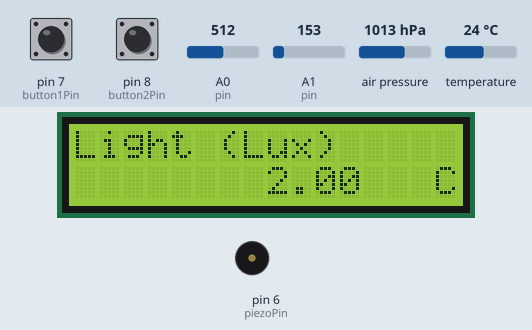
This sketch was run on a simulated Arduino Uno, built with avr-gcc and run on an emulated ATmega328P. Shown: 16×2 character LCD, buzzer (waves = sounding). Inputs (shaded band) come from the test bench; at power-on: pin 7 (button1Pin) HIGH, pin 8 (button2Pin) LOW, A0 (pin) = 512, A1 (pin) = 153, air pressure 1013 hPa, temperature 24 °C. What the sketch prints to the serial monitor is not drawn.

Above: at 3.8 s.
3.9 s: pin 7 (button1Pin) pulled LOW for 1 s
At 4.25 s:
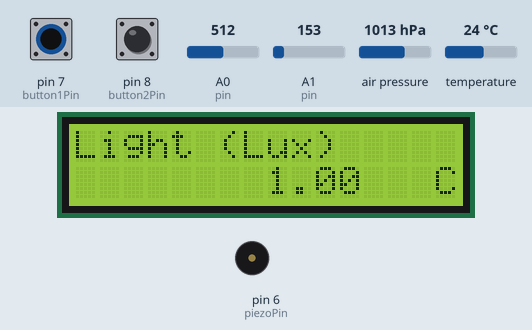
6.8 s: pin 7 (button1Pin) pulled LOW for 3.2 s
At 7.31 s:
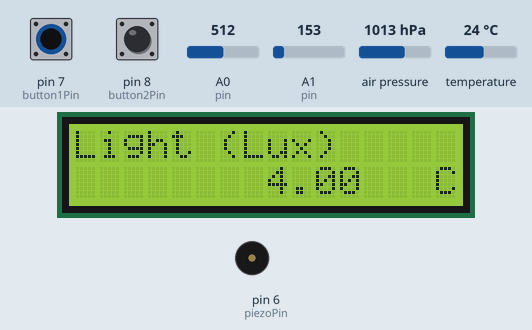
11.5 s: pin 8 (button2Pin) pulled HIGH for 3.2 s
16.2 s: pin 8 (button2Pin) driven HIGH
At 17.3 s:
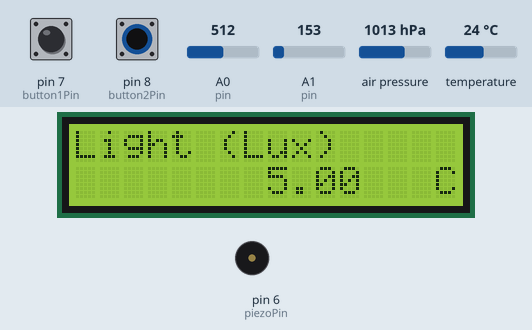
19.2 s: pin 8 (button2Pin) driven LOW
At 19.46 s:
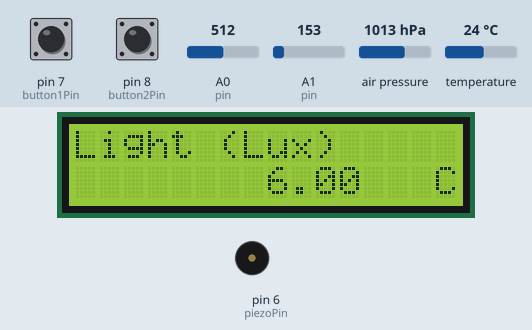
20.7 s: pin 8 (button2Pin) driven HIGH
At 25.7 s:
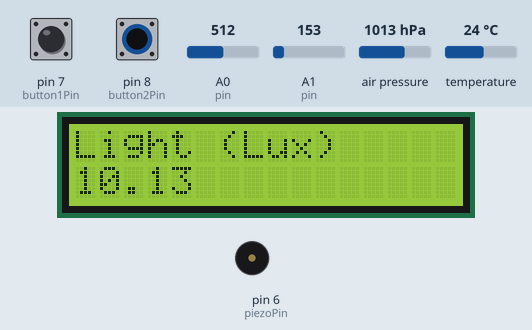
Timing chart, 0 to 27.2 s (numbered marks = the images above; inputs shaded):
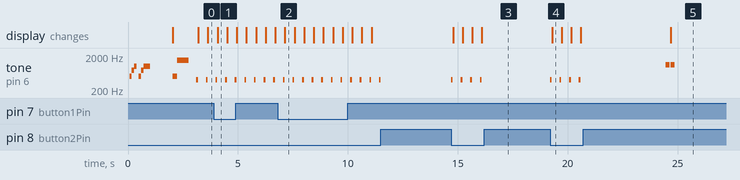

Measured:
- after the input at 16.2 s, tone on pin 6 (piezoPin): stops changing and stays silent
- after the input at 19.2 s, tone on pin 6 (piezoPin): alternates 400 Hz for 0.08 s and silent for 0.36 s, starting at once; the display: changes after 0.09 s (image 4)
- after the input at 20.7 s, tone on pin 6 (piezoPin): alternates 1100 Hz for 0.20 s and silent for 0.03 s, 4 changes in all, then stays silent, starting after 3.7 s; the display: changes after 4.0 s (image 5)
- by itself, tone on pin 6 (piezoPin): repeats every 0.44 s: 400 Hz 0.08 s, silent 0.36 s
- what the display in image 1 shows lasts 0.4 s, from 4.1 s to 4.5 s

The sketch:

travelsensor.ino
```cpp
/** travelsensor.ino
  *
  * Learning to use the Arduino platform; displaying various sensor outputs
  * on a liquid crystal display (temperature, light level and pressure).
  *
  * Components:
  * - SparkFun RedBoard
  * - Arduino and Breadboard Holder
  * - White Solderless Breadboard
  * - some wires
  * - 16x2 White on Black LCD (with headers)
  * - TMP36 Temperature Sensor
  * - GL5528 Photo-Cell
  * - SFE BMP180 Pressure Breakout Board
  * - 2 buttons
  * - Piezo Speaker - PC Mount 12mm 2.048kHz
  */

#include <LiquidCrystal.h>
#include <SFE_BMP180.h>
#include <Wire.h>

// constants
#define 	M_E   2.7182818284590452354

#define MODE_CONFIG 0
#define MODE_DISPLAY 1

#define TIMER_DISPLAY 0
#define TIMER_CONFIG 1
#define TIMER_REDRAW 2

#define SYMBOL_DEGREE 0

#define BASEL_SEA_LEVEL_PRESSURE 1013.0 // from http://www.meteoschweiz.admin.ch/web/en/weather/current_weather.par0016.sub0036.html?region=5&station=BAS

// custom degree sign for display on LCD
byte degree[8] = {
B01110,
B10001,
B10001,
B01110,
B00000,
B00000,
B00000,
};

// hardware set-up
LiquidCrystal lcd(12,11,5,4,3,2);
const int button1Pin = 7;
const int button2Pin = 8;
const int piezoPin = 6;

// configuration
const boolean debug = true;

const int timer_count = 3;
const int displayInterval = 2500;
const int configInterval = 3500;
const int redrawInterval = 500;

const int buttonDelay = 350;

// pressure I2C driver object
SFE_BMP180 pressure;

const int sensorCount = 4;
const String label [sensorCount] = {"Light", "Temperature", "Pressure", "Altitude"};
const String unit  [sensorCount] = {"Lux"  , "C"          , "mb"    , "m"         };
const int    symbol[sensorCount] = {-1     , SYMBOL_DEGREE, -1      , -1          }; // if set to -1, don't print anything
const int    pin   [sensorCount] = {A1     , A0           , -1      , -1          };
const float  step  [sensorCount] = {1.0    , 0.1          , 10.0    , 10.0        };

// state variables
int cur_sens;
int mode;
float delta[sensorCount];

/** *** ******* *** */
/** *** SENSORS *** */
/** *** ******* *** */

// array of function pointers for reading and converting sensor data, assigned in setup()
double (*conv[sensorCount]) (double);
double (*read[sensorCount]) (int);

/**
  * Conversion of the Lux reading from the photo-cell (GL55228) is done
  * according to the marvellous research done here:
  * http://pi.gate.ac.uk/posts/2014/02/25/airpisensors/
  */
double conv_lux(double reading) {

  // calculate the current resistance of the photo-cell
  double pullUp = 10000; // 10 kOhm pull-down resistor
  double vin = 5000;     // mV
  double vout = map(reading,0,1023,0,5000);  // in mV
  double cellRes = pullUp * ((vin/vout)-1);

  // convert to Lux
  double alpha = ( log(cellRes/1000) - 4.125 ) / -0.6704;
  double lux = pow(M_E, alpha); // e^alpha

  return lux;
}

/**
  * Conversion of the temperature read-out is done according
  * to the SparkFun Inventor's Kit 3.1 guide-book.
  */
double conv_temp(double reading) {
  double voltage = map(reading,0,1023,0,5000) / 1000.0;
  return (voltage - 0.5) * 100.0;
}

/**
  * Return the given pressure as is.
  */
double conv_pressure(double reading) {
  return reading;
}

/**
  * Convert pressure to altitude using the a constant base-line.
  */
double conv_altitude(double reading) {
  return pressure.altitude(reading,BASEL_SEA_LEVEL_PRESSURE);
}

/**
  * Do an analog of the given sensor number.
  * Uses pins[] array to read out the proper pin.
  */
double read_analog(int sensor) {
  double reading = analogRead(pin[sensor]);
  return reading;
}

/**
  * Read-out pressure data. Taken from example code in SparkFun's BMP180 library.
  */
double read_pressure(int sensor) {
  char status = pressure.startTemperature();
  double T,P;
  if (status != 0)
  {
    delay(status); // wait for the measurement to complete
    status = pressure.getTemperature(T);
    if (status != 0)
    {
      status = pressure.startPressure(3);
      if (status != 0)
      {
        delay(status);
        status = pressure.getPressure(P,T);
        if (status != 0)
        {
          return P;
        }
      }
    }
  }
  return 1.0;
}


/** *** ** *** */
/** *** UI *** */
/** *** ** *** */

/**
  * Display splash screen.
  */
void splashScreen() {
  if(debug) {
    Serial.println("*** travelsensor booting up...");
  }
  lcd.setCursor(0,0);
  lcd.print("travelsensor");
  lcd.setCursor(0,1);
  lcd.print(" - sep 14");
  tone(piezoPin, 500, 100);
  delay(110);
  tone(piezoPin, 750, 100);
  delay(110);
  tone(piezoPin, 1000, 100);
  delay(210);
  tone(piezoPin, 500, 100);
  delay(110);
  tone(piezoPin, 750, 100);
  delay(110);
  tone(piezoPin, 1000, 300);
  delay(310);
  delay(1000);
}

/**
  * Play beep when entering config mode.
  */
void configBeep() {
  tone(piezoPin, 500, 200);
  delay(210);
  tone(piezoPin, 1500, 400);
  delay(410);
  tone(piezoPin, 1500, 100);
  delay(110);
}

/**
  * Play beep when entering display mode.
  */
void displayBeep() {
  tone(piezoPin, 1100, 200);
  delay(230);
  tone(piezoPin, 1100, 200);
}
/**
  * Audio feedback for button presses.
  */
void buttonBeep() {
  tone(piezoPin, 400, 80);
  delay(85);
}

/**
  * Print the label and unit of the current sensor in the top row of the LCD.
  */
void printLabel(int sensor) {
  lcd.setCursor(0,0);
  lcd.print(label[sensor]);
  lcd.print(" (");

  if(symbol[sensor] != -1) {
    lcd.write(byte(symbol[sensor]));
  }
  lcd.print(unit[sensor]);
  lcd.print(")");
}

/**
  * Print the given value in the second row, clearing the first 8 columns first.
  */
void printValue(float value) {
  lcd.setCursor(0,1);
  lcd.print("        ");
  lcd.setCursor(0,1);
  lcd.print(value);
}

/**
  * Print the given value in the second row, 8th column, clearing the last 8 columns first.
  */
void printOffset(float value) {
  clearOffset();
  lcd.setCursor(8,1);
  lcd.print(value);
}

/**
  * Clear the offset area of the LCD.
  */
void clearOffset() {
  lcd.setCursor(8,1);
  lcd.print("        ");
}

/**
  * Is button1 currently being pressed?
  */
boolean button1Pressed() {
  return digitalRead(button1Pin) == LOW;
}

/**
  * Is button2 currently being pressed?
  */
boolean button2Pressed() {
  return digitalRead(button2Pin) == LOW;
}


/** *** ***** *** */
/** *** TIMER *** */
/** *** ***** *** */

unsigned long* last;
int* intervals;

/**
  * Set-up the given amount of timers.
  */
void timer_init(int count) {
  last = new unsigned long[count];
  intervals = new int[count];
}

/**
  * Have we reached or passed the interval for the given timer?
  */
boolean timer_check(int timer) {
  unsigned long now = millis();
  if(intervals[timer] == 0) {
    last[timer] = now;
    return true;
  }
  if( (now-last[timer]) >= intervals[timer]) {
    last[timer] += intervals[timer];
    return true;
  }
  return false;
}

/**
  * Reset or start the given timer using this interval.
  */
void timer_reset(int timer, int interval) {
  last[timer] = millis();
  intervals[timer] = interval;
}


/** *** ***** *** */
/** *** SETUP *** */
/** *** ***** *** */

void setup()
{
  if(debug) {
    // Set-up serial connection for debugging
    Serial.begin(9600);
  }

  // Assign read-out and conversion functions to function pointer array
  read[0] = read_analog;
  conv[0] = conv_lux;

  read[1] = read_analog;
  conv[1] = conv_temp;

  read[2] = read_pressure;
  conv[2] = conv_pressure;

  read[3] = read_pressure;
  conv[3] = conv_altitude;


  // Set the modes for the sensor, button and piezo pins
  for(int i = 0; i < sensorCount; i++) {
    pinMode(pin[i], INPUT);
  }
  pinMode(button1Pin, INPUT);
  pinMode(button2Pin, INPUT);
  pinMode(piezoPin, OUTPUT);

  // Set the first sensor to read to 0, setting display mode
  cur_sens = 0;
  mode = MODE_DISPLAY;

  // Set the delta values for all sensors to 0
  for(int i = 0; i < sensorCount; i++) {
    delta[i] = 0;
  }

  // Initialize pressure sensor
  pressure.begin();

  // Initialize LCD and clear the display
  lcd.begin(16, 2);
  lcd.clear();
  lcd.createChar(SYMBOL_DEGREE, degree);

  // Display splash screen
  splashScreen();

  // Print the first label, otherwise it will only be printed after
  // the first 'interval' milliseconds have passed.
  lcd.clear();
  printLabel(cur_sens);

  // Set-up two timers
  timer_init(timer_count);

  // Start the display and redraw timer
  timer_reset(TIMER_DISPLAY, displayInterval);
  timer_reset(TIMER_REDRAW, redrawInterval);
}


/** *** **** *** */
/** *** LOOP *** */
/** *** **** *** */

void loop()
{

  // activating config mode
  if( (button1Pressed() || button2Pressed() ) && mode == MODE_DISPLAY) {
    if(debug) {
      Serial.println("*** Entering CONFIG mode ***");
    }
    mode = MODE_CONFIG;
    timer_reset(TIMER_CONFIG, configInterval);
    configBeep();
    delay(buttonDelay);
    return;
  }

  if(mode == MODE_CONFIG) {
    if(timer_check(TIMER_CONFIG)) {
      // exiting config mode
      if(debug) {
        Serial.println("*** Back to DISPLAY mode ***");
      }
      mode = MODE_DISPLAY;
      displayBeep();
      clearOffset();
      timer_reset(TIMER_DISPLAY, displayInterval);
    } else {
      // we are in config mode, process the button presses
      if(button1Pressed() || button2Pressed()) {

        buttonBeep();

        float sign;
        if(button1Pressed()) {
          sign = -1.0;
        } else if(button2Pressed()) {
          sign = 1.0;
        }

        delta[cur_sens] = delta[cur_sens] + (step[cur_sens] * sign);
        printOffset(delta[cur_sens]);
        lcd.setCursor(15,1);
        lcd.print("C");
        delay(buttonDelay);
        timer_reset(TIMER_CONFIG, configInterval);
      }
    }
    return;
  }

  if(mode == MODE_DISPLAY) {
    if(timer_check(TIMER_REDRAW)) {
      if(timer_check(TIMER_DISPLAY)) {
        cur_sens++;
        if(cur_sens >= sensorCount) {
          cur_sens = 0;
        }
        lcd.clear();
        printLabel(cur_sens);
      }

      double readout = read[cur_sens](cur_sens);
      double converted = conv[cur_sens](readout);
      converted += delta[cur_sens];
      printValue(converted);

      // wait a bit, otherwise the floating point values changes too fast
      delay(50);

      return;
    }
  }
}
```
